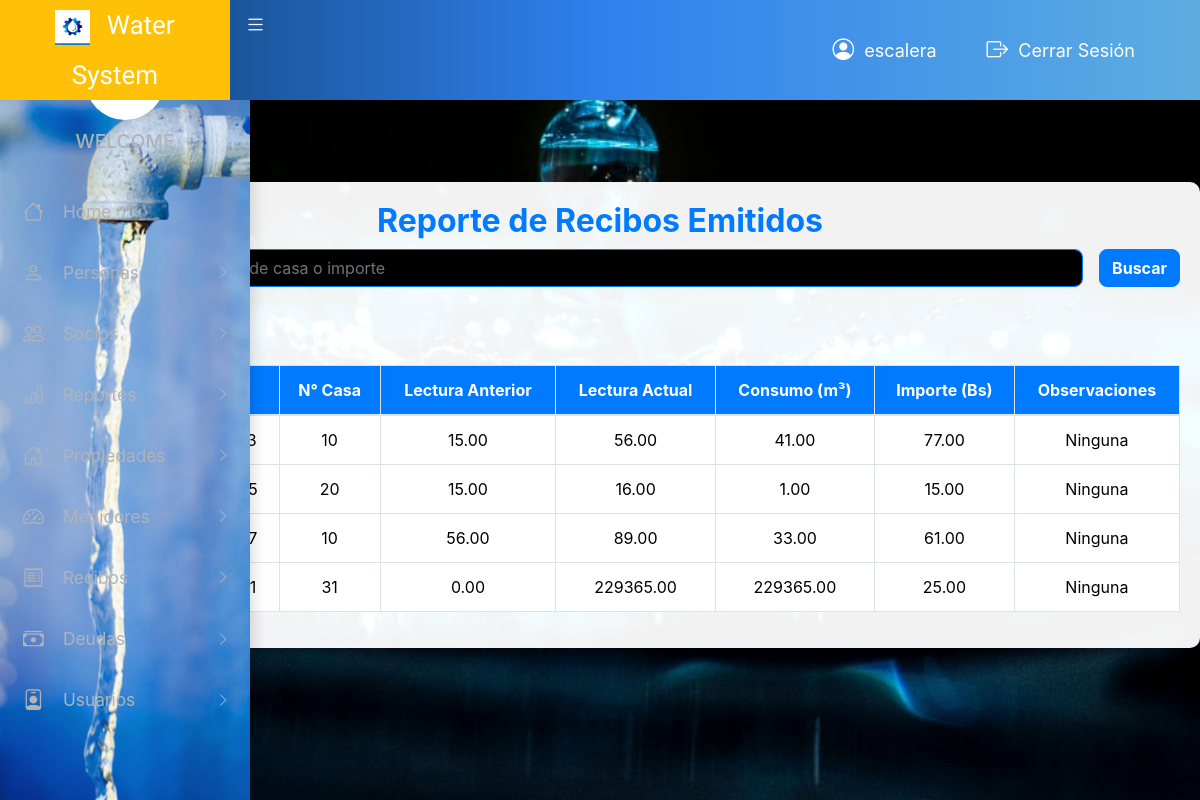
The page /vista/reporteRecibos.php (signed in) on the database its author committed.
### tables this page shows
CREATE TABLE `recibos` (
  `id_recibo` int(11) NOT NULL,
  `id_propiedad` int(11) NOT NULL,
  `fecha_lectura` date NOT NULL,
  `lectura_anterior` decimal(10,2) NOT NULL,
  `lectura_actual` decimal(10,2) NOT NULL,
  `consumo_m3` decimal(10,2) GENERATED ALWAYS AS (`lectura_actual` - `lectura_anterior`) STORED,
  `importe_bs` decimal(10,2) NOT NULL,
  `observaciones` text DEFAULT NULL,
  `numero_serie` varchar(4) NOT NULL
);

CREATE TABLE `propiedades` (
  `id_propiedades` int(11) NOT NULL,
  `manzano` varchar(45) NOT NULL,
  `numero` int(11) NOT NULL,
  `id_socio` int(11) NOT NULL
);

### modelo/modelo_Reportes.php (called while the page is built, shortened)
<?php
require_once 'conexion/conexionBase.php';
class ModeloReportes {
    private $con;
    public function __construct() {
        $this->con = new ConexionBase();
    }
    public function obtenerReporteSocios($estado = null) {
        $this->con->CreateConnection();
        $conn = $this->con->getConnection();
        $sql = "SELECT
                    p.id_persona,
                    CONCAT(p.nombre, ' ', p.primer_apellido, ' ', p.segundo_apellido) AS nombre_completo,
                    s.estado,
                    o.nombre AS nombre_otb
                FROM persona p
                INNER JOIN socios s ON p.id_persona = s.id_persona
                INNER JOIN otb o ON s.id_otb = o.id_otb";
        $stmt = $conn->prepare($sql);
        $stmt->execute();
        $result = $stmt->get_result();
        $socios = [];
        while ($row = $result->fetch_assoc()) {
            $socios[] = [
                'nombre_completo' => $row['nombre_completo'],
                'estado' => $row['estado'],
                'nombre_otb' => $row['nombre_otb']
            ];
        }
        $this->con->CloseConnection();
        return $socios;
    }
    public function obtenerReporteDeudas($estado = null) {
        $this->con->CreateConnection();
        $conn = $this->con->getConnection();
        $sql = "SELECT d.id_deuda,
                       CONCAT(p.nombre, ' ', p.primer_apellido, ' ', p.segundo_apellido) AS nombre_completo,
                       d.monto,
                       d.fecha_deuda,
                       d.estado,
                       d.tipo_deuda,
                       d.observaciones
                FROM deudas d
                INNER JOIN socios s ON d.id_socio = s.id_persona
                INNER JOIN persona p ON s.id_persona = p.id_persona";
        $stmt = $conn->prepare($sql);
        $stmt->execute();
        $result = $stmt->get_result();
        $deudas = [];
        while ($row = $result->fetch_assoc()) {
            $deudas[] = $row;
        }
        $this->con->CloseConnection();
        return $deudas;
    }
    public function obtenerReporteRecibos() {
        $this->con->CreateConnection();
        $conn = $this->con->getConnection();
        $sql = "SELECT
                    r.id_recibo,
                    r.numero_serie,
                    r.lectura_anterior,
                    r.lectura_actual,
                    r.consumo_m3,
                    r.importe_bs,
                    r.fecha_lectura,
                    r.observaciones,
                    CONCAT(p.nombre, ' ', p.primer_apellido, ' ', p.segundo_apellido) AS nombre,
                    pr.numero AS numero_casa
                FROM recibos r
                INNER JOIN propiedades pr ON r.id_propiedad = pr.id_propiedades
                INNER JOIN socios s ON pr.id_socio = s.id_persona
                INNER JOIN persona p ON s.id_persona = p.id_persona";
        $result = $conn->query($sql);
        $recibos = [];
        while ($row = $result->fetch_assoc()) {
            $recibos[] = $row;
        }
        $this->con->CloseConnection();
        return $recibos;
    }
}
?>

### controlador/controlador_Reporte.php (called while the page is built, shortened)
<?php
require_once '../modelo/modelo_Reportes.php';
class ControladorReportes {
    private $modeloReportes;
    public function __construct() {
        $this->modeloReportes = new ModeloReportes();
    }
    public function obtenerReportes() {
        return [
            'socios' => $this->modeloReportes->obtenerReporteSocios(),
            'deudas' => $this->modeloReportes->obtenerReporteDeudas(),
            'recibos' => $this->modeloReportes->obtenerReporteRecibos()
        ];
    }
}

### modelo/conexion/conexionBase.php (called while the page is built, shortened)
<?php
class ConexionBase {
    private $host;
    private $user;
    private $password;
    private $database;
    public function __construct() {
        $this->host = HOST;
        $this->user = USER;
        $this->password = PASSWORD;
        $this->database = DATABASE;
    }
    public function CreateConnection() {
        $this->conn = new mysqli($this->host, $this->user, $this->password, $this->database);
        return true;
    }
}
?>

### vista/reporteRecibos.php (the view, shortened to what this page needs)
<?php
include_once "cabecera.php";
include_once "menu.php";
require_once '../controlador/controlador_Reporte.php';
$controladorReportes = new ControladorReportes();
$reportes = $controladorReportes->obtenerReportes();
$reporteRecibos = isset($reportes['recibos']) && is_array($reportes['recibos']) ? $reportes['recibos'] : [];
$busqueda = $_POST['busqueda'] ?? '';
?>
<!DOCTYPE html>
<html lang="es">
<head>
    <link rel="stylesheet" href="https://stackpath.bootstrapcdn.com/bootstrap/4.5.2/css/bootstrap.min.css">
</head>
<body>
<div class="container">
    <h2>Reporte de Recibos Emitidos</h2>
    <form method="POST" class="mb-3 d-flex gap-3">
        <input type="text" name="busqueda" class="form-control" placeholder="Buscar por nombre, número de casa o importe" value="<?php echo htmlspecialchars($busqueda); ?>">
        <button type="submit" class="btn btn-primary">Buscar</button>
    </form>
    <form action="generarReportePDF.php" method="POST" target="_blank" class="mb-4">
        <button type="submit" class="btn btn-success">📄 Exportar PDF</button>
    </form>
    <table class="table table-bordered">
        <thead>
            <tr>
                <th>ID</th>
                <th>Serie</th>
                <th>Fecha</th>
                <th>N° Casa</th>
                <th>Lectura Anterior</th>
                <th>Lectura Actual</th>
                <th>Consumo (m³)</th>
                <th>Importe (Bs)</th>
                <th>Observaciones</th>
            </tr>
        </thead>
        <tbody>
            <?php if (!empty($reporteRecibos)): ?>
                <?php foreach ($reporteRecibos as $recibo): ?>
                    <tr>
                        <td><?php echo $recibo['id_recibo']; ?></td>
                        <td><?php echo $recibo['numero_serie']; ?></td>
                        <td><?php echo $recibo['fecha_lectura']; ?></td>
                        <td><?php echo $recibo['numero_casa']; ?></td>
                        <td><?php echo $recibo['lectura_anterior']; ?></td>
                        <td><?php echo $recibo['lectura_actual']; ?></td>
                        <td><?php echo $recibo['consumo_m3']; ?></td>
                        <td><?php echo number_format($recibo['importe_bs'], 2, '.', ','); ?></td>
                        <td><?php echo $recibo['observaciones']; ?></td>
                    </tr>
                <?php endforeach; ?>
            <?php else: ?>
                <tr><td colspan="9" class="text-center">No se encontraron resultados.</td></tr>
            <?php endif; ?>
        </tbody>
    </table>
</div>
<?php include_once "pie.php"; ?>
</body>
</html>

### vista/reporteRecibos.php (style rules this page uses)
body { background-image: url('images/imag.jpg'); background-size: cover; background-attachment: fixed; }
.container { background-color: rgba(255, 255, 255, 0.95); padding: 20px; margin-top: 30px; border-radius: 10px; box-shadow: 0 4px 12px rgba(0,0,0,0.3); max-width: 1200px; }
h2 { text-align: center; color: #007bff; font-weight: bold; }
.form-control { background-color: #000; color: #fff; border-radius: 8px; border: 1px solid #007bff; }
.btn-primary, .btn-success { font-weight: bold; border-radius: 8px; }
.table th { background-color: #007bff; color: white; text-align: center; }
.table td { text-align: center; }

### rows shown on the page
recibos: id_propiedad.numero "10", lectura_anterior "15.00", lectura_actual "56.00", consumo_m3 "41.00", importe_bs "77.00", observaciones "Ninguna"
recibos: id_propiedad.numero "20", lectura_anterior "15.00", lectura_actual "16.00", consumo_m3 "1.00", importe_bs "15.00", observaciones "Ninguna"
recibos: id_propiedad.numero "10", lectura_anterior "56.00", lectura_actual "89.00", consumo_m3 "33.00", importe_bs "61.00", observaciones "Ninguna"
recibos: id_propiedad.numero "31", lectura_anterior "0.00", lectura_actual "229365.00", consumo_m3 "229365.00", importe_bs "25.00", observaciones "Ninguna"

### other values the page prints
$_SESSION['usuario'] "escalera"
